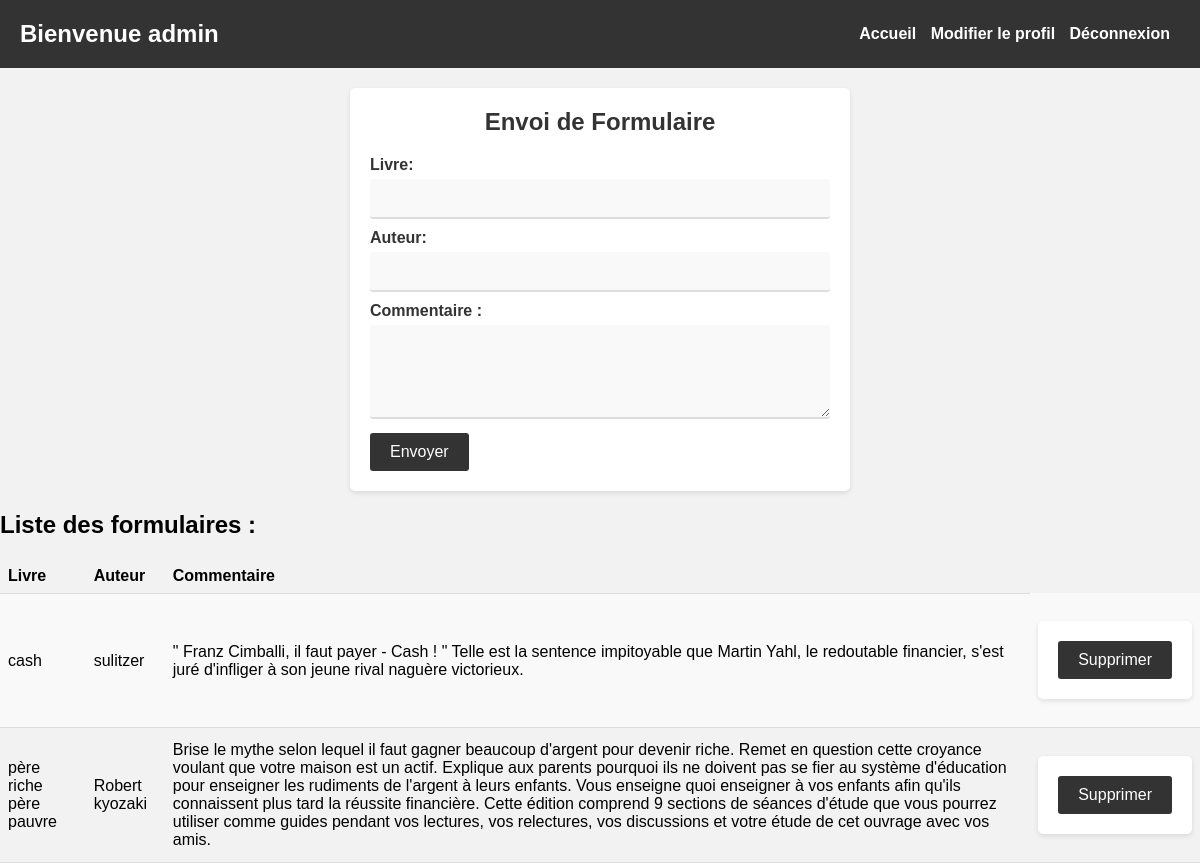
The page /dashboard (signed in) on the database its author committed.
### appuser/models.py (models this page shows)
class book(models.Model):
    Bookname = models.CharField(max_length=20, unique= True)
    Autbook = models.CharField (max_length=20 , unique= False)
    commentaire = models.TextField( max_length=300 , unique= False, default='')

### appuser/views.py (the view)
# urls.py: path('dashboard', views.dashboard, name= 'dashboard'),
@login_required
def dashboard(request):
    username = None
    if request.user.is_authenticated:
        username = request.user.get_username()
    if request.method == "POST":
        bookname = request.POST.get('book', None)
        auteur = request.POST.get('auteur', None)
        comment = request.POST.get('commentaire', None)
        add = book.objects.create(Bookname=bookname, Autbook=auteur, commentaire=comment)
        add.save()
    form_list = book.objects.all()
    context = {
        'username': username,
        'form_list': form_list
    }
    return render(request, 'appuser/dashboard.html', context)

### appuser/templates/appuser/dashboard.html (shortened to what this page needs)
<!DOCTYPE html>
<html>
<head>
</head>
<body>
  <header>
    <h1> Bienvenue {{ username }}</h1>
    <div class="user-info">
      <div>
        <a href="">Accueil</a>
        <a href="{% url 'modify' %}">Modifier le profil</a>
        <a href="{% url 'log_out' %}">Déconnexion</a>
      </div>
    </div>
  </header>
  <form method="post">
    <h2>Envoi de Formulaire </h2>
    <label for="book">Livre:</label>
    <input type="text"  name="book" required>
    <label for="Auteur">Auteur:</label>
    <input type="text"  name="auteur" required>
    <label for="commentaire">Commentaire :</label>
<textarea name="commentaire" rows="4" cols="50"></textarea>
    <input type="submit" value="Envoyer">
  </form>
  <h2>Liste des formulaires :</h2>
  <table>
    <tr>
      <th>Livre</th>
      <th>Auteur</th>
      <th>Commentaire</th>
    </tr>
    {% for item in form_list %}
      <tr>
        <td>{{ item.Bookname }}</td>
        <td>{{ item.Autbook }}</td>
        <td>{{ item.commentaire }}</td>
        <td>
          <form method="post" action="{% url 'delete_row' item.id %}">
          <input type="submit" value="Supprimer">
        </form></td>
      </tr>
    {% empty %}
      <tr>
        <td colspan="3">Aucun formulaire enregistré.</td>
      </tr>
    {% endfor %}
  </table>
</body>
</html>

### appuser/templates/appuser/dashboard.html (style rules this page uses)
* { box-sizing: border-box; }
body { font-family: Arial, sans-serif; margin: 0; padding: 0; background-color: #f2f2f2; }
header { background-color: #333; color: #fff; padding: 20px; display: flex; justify-content: space-between; align-items: center; }
header h1 { margin: 0; font-size: 24px; font-weight: bold; }
header .user-info { display: flex; align-items: center; }
header .user-info a { color: #fff; text-decoration: none; font-weight: bold; transition: color 0.3s ease; margin-right: 10px; }
form { max-width: 500px; margin: 20px auto; padding: 20px; background-color: #fff; box-shadow: 0 2px 5px rgba(0, 0, 0, 0.1); border-radius: 5px; }
form h2 { margin-top: 0; font-size: 24px; font-weight: bold; text-align: center; color: #333; }
form textarea { width: 100%; padding: 10px; margin-bottom: 10px; border: none; border-bottom: 2px solid #ddd; background-color: #f9f9f9; border-radius: 3px; box-sizing: border-box; font-size: 16px; color: #333; }
form label { display: block; margin-bottom: 5px; font-weight: bold; color: #333; }
form input[type="text"], form input[type="email"] { width: 100%; padding: 10px; margin-bottom: 10px; border: none; border-bottom: 2px solid #ddd; background-color: #f9f9f9; border-radius: 3px; box-sizing: border-box; font-size: 16px; color: #333; }
form input[type="submit"] { background-color: #333; color: #fff; padding: 10px 20px; border: none; border-radius: 3px; cursor: pointer; font-size: 16px; transition: background-color 0.3s ease; }
table { width: 100%; border-collapse: collapse; margin-top: 20px; }
th, td { padding: 8px; text-align: left; border-bottom: 1px solid #ddd; }
th { background-color: #f2f2f2; }
tr:nth-child(even) { background-color: #f9f9f9; }

### rows shown on the page
book: Bookname "cash", Autbook "sulitzer", commentaire "\" Franz Cimballi, il faut payer - Cash ! \" Telle est la sentence impitoyable que Martin Yahl, le redoutable financier, s'est juré d'infliger à son jeune rival naguère victorieux."
book: Bookname "père riche père pauvre", Autbook "Robert kyozaki", commentaire "Brise le mythe selon lequel il faut gagner beaucoup d'argent pour devenir riche. Remet en question cette croyance voulant que votre maison est un actif. Explique aux parents pourquoi ils ne doivent pas se fier au système d'éducation pour enseigner les rudiments de l'argent à leurs enfants. Vous enseigne quoi enseigner à vos enfants afin qu'ils connaissent plus tard la réussite financière. Cette édition comprend 9 sections de séances d'étude que vous pourrez utiliser comme guides pendant vos lectures, vos relectures, vos discussions et votre étude de cet ouvrage avec vos amis."

### other values the page prints
{{ username }} "admin"
